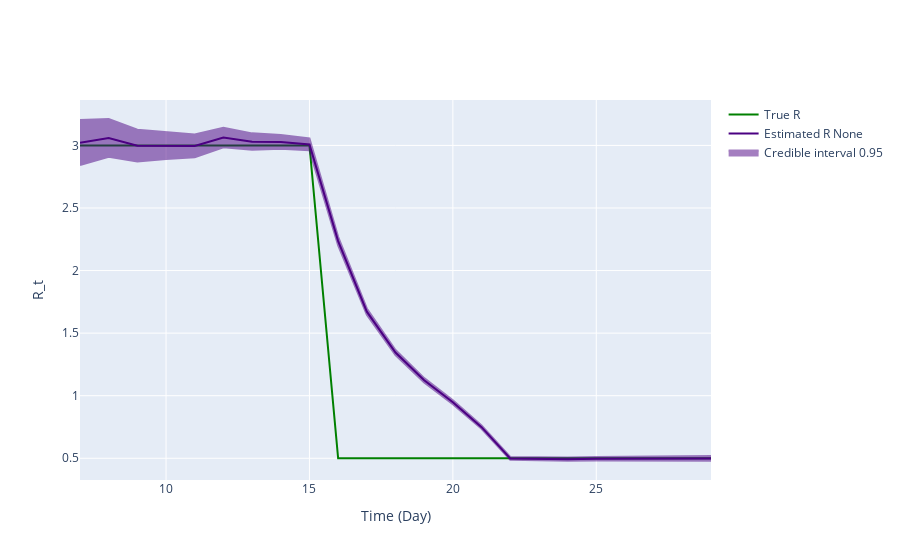

Notebook code cell kept with this figure:
### Code cell
fig = ReproductionNumberPlot()

fig.add_ground_truth_rt(ground_truth)
fig.add_interval_rt(interval)

fig.update_labels(time_label='Time (Day)', r_label='R_t')

fig.show_figure()

### Figure 1 — Plotly figure (JSON) as saved in the notebook; plotly's stock layout.template omitted (floating-point values rounded to 4 significant figures)
{"data": [{"line": {"color": "green"}, "mode": "lines", "name": "True R", "type": "scatter", "x": [7, 8, 9, 10, 11, 12, 13, 14, 15, 16, 17, 18, 19, 20, 21, 22, 23, 24, 25, 26, 27, 28, 29], "y": [3, 3, 3, 3, 3, 3, 3, 3, 3, 0.5, 0.5, 0.5, 0.5, 0.5, 0.5, 0.5, 0.5, 0.5, 0.5, 0.5, 0.5, 0.5, 0.5]}, {"line": {"color": "indigo"}, "mode": "lines", "name": "Estimated R None", "type": "scatter", "x": [7, 8, 9, 10, 11, 12, 13, 14, 15, 16, 17, 18, 19, 20, 21, 22, 23, 24, 25, 26, 27, 28, 29], "y": [3.021, 3.059, 2.997, 2.999, 2.995, 3.062, 3.03, 3.028, 3.008, 2.236, 1.672, 1.345, 1.123, 0.9476, 0.7486, 0.4989, 0.4947, 0.4932, 0.4961, 0.4981, 0.4944, 0.4993, 0.4989]}, {"fill": "toself", "fillcolor": "indigo", "line": {"color": "indigo"}, "mode": "lines", "name": "Credible interval 0.95", "opacity": 0.5, "showlegend": true, "type": "scatter", "x": [7, 8, 9, 10, 11, 12, 13, 14, 15, 16, 17, 18, 19, 20, 21, 22, 23, 24, 25, 26, 27, 28, 29, 29, 28, 27, 26, 25, 24, 23, 22, 21, 20, 19, 18, 17, 16, 15, 14, 13, 12, 11, 10, 9, 8, 7], "y": [3.204, 3.211, 3.126, 3.107, 3.087, 3.141, 3.096, 3.084, 3.055, 2.27, 1.697, 1.365, 1.14, 0.9628, 0.7619, 0.5099, 0.506, 0.5055, 0.5097, 0.5131, 0.5108, 0.5173, 0.5187, 0.4795, 0.4815, 0.4782, 0.4833, 0.4827, 0.481, 0.4834, 0.488, 0.7353, 0.9324, 1.106, 1.325, 1.647, 2.202, 2.961, 2.973, 2.964, 2.985, 2.905, 2.892, 2.872, 2.91, 2.843]}], "layout": {"hovermode": "x unified", "xaxis": {"title": {"text": "Time (Day)"}}, "yaxis": {"title": {"text": "R_t"}}}}
